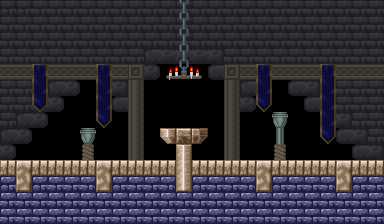

This is a level from a 2D game, rendered from its Tiled map with the project's own tilesets. A one-line summary and the complete map file follow:
An orthogonal 24x14 tile map with 16x16 px tiles, 4 tile layers (background, collision, objects, overlay), 2 tilesets.

<map version="1.0" orientation="orthogonal" renderorder="right-down" width="24" height="14" tilewidth="16" tileheight="16" nextobjectid="1">
 <properties>
  <property name="music" value="" />
  <property name="parallax1" value="small_bricks_sky_dark;0.25;0;0;0;0;0;0" />
  <property name="parallax2" value="big_columns_sky;0.5;0;0;0;0;0;0" />
  <property name="timelimit" value="60" />
 </properties>
 <tileset firstgid="1" name="tileset" tilewidth="16" tileheight="16" tilecount="2048">
  <image source="../images/tileset.png" width="512" height="1024" />
 </tileset>
 <tileset firstgid="2049" name="objects" tilewidth="16" tileheight="16" tilecount="256">
  <image source="../images/objects.png" width="256" height="256" />
 </tileset>
 <layer name="background" width="24" height="14">
  <properties>
   <property name="sortOrder" value="110" />
  </properties>
  <data encoding="csv">
1142,1142,1215,1215,1215,1215,1215,1215,1215,1215,1215,1215,1215,1215,1215,1215,1215,1215,1215,1215,1215,1215,1215,1215,
1215,1215,1215,1215,1215,1215,1215,1215,1215,1215,1215,1215,1215,1215,1215,1215,1215,1215,1215,1215,1215,1215,1215,1215,
1215,1215,1215,1215,1215,1215,1215,1215,1215,1215,1215,1215,1215,1215,1215,1215,1215,1215,1215,1215,1215,1215,1215,1215,
1215,1215,1215,1215,1215,1215,1215,1215,1215,1150,1151,1151,1151,1152,1215,1215,1215,1215,1215,1215,1215,1215,1215,1215,
920,920,1096,920,920,920,1096,920,953,1137,0,0,0,1136,953,920,1096,920,920,920,1096,920,920,920,
1215,1215,1128,1150,1137,0,1128,1152,922,0,0,0,0,0,922,1150,1128,0,1136,1152,1128,1215,1215,1215,
1215,1215,1215,1137,0,0,1128,1136,922,0,0,0,0,0,922,1137,1160,0,0,1136,1128,1215,1215,1215,
1215,1150,1137,0,0,0,1160,0,922,0,0,0,0,0,922,0,0,89,0,0,1128,1152,1215,1215,
1150,1137,0,0,0,89,0,0,922,0,0,0,0,0,922,0,0,90,0,0,1160,1136,1152,1215,
1137,0,0,0,0,121,0,0,922,0,0,0,0,0,922,0,0,121,0,0,0,0,1136,1152,
0,0,0,0,0,0,0,0,0,0,0,0,0,0,0,0,0,0,0,0,0,0,0,0,
0,0,0,0,0,0,0,0,0,0,0,0,0,0,0,0,0,0,0,0,0,0,0,0,
0,0,0,0,0,0,0,0,0,0,0,0,0,0,0,0,0,0,0,0,0,0,0,0,
0,0,0,0,0,0,0,0,0,0,0,0,0,0,0,0,0,0,0,0,0,0,0,0
</data>
 </layer>
 <layer name="collision" width="24" height="14">
  <properties>
   <property name="sortOrder" value="90" />
  </properties>
  <data encoding="csv">
0,0,0,0,0,0,0,0,0,0,0,0,0,0,0,0,0,0,0,0,0,0,0,0,
0,0,0,0,0,0,0,0,0,0,0,0,0,0,0,0,0,0,0,0,0,0,0,0,
0,0,0,0,0,0,0,0,0,0,0,0,0,0,0,0,0,0,0,0,0,0,0,0,
0,0,0,0,0,0,0,0,0,0,0,0,0,0,0,0,0,0,0,0,0,0,0,0,
0,0,0,0,0,0,0,0,0,0,0,0,0,0,0,0,0,0,0,0,0,0,0,0,
0,0,0,0,0,0,0,0,0,0,0,0,0,0,0,0,0,0,0,0,0,0,0,0,
0,0,0,0,0,0,0,0,0,0,0,0,0,0,0,0,0,0,0,0,0,0,0,0,
0,0,0,0,0,0,0,0,0,0,0,0,0,0,0,0,0,0,0,0,0,0,0,0,
0,0,0,0,0,0,0,0,0,0,1147,1148,1149,0,0,0,0,0,0,0,0,0,0,0,
0,0,0,0,0,0,0,0,0,0,0,1081,0,0,0,0,0,0,0,0,0,0,0,0,
1013,1016,1013,1013,1013,1013,1016,1013,1013,1013,1013,1113,1013,1013,1013,1013,1016,1013,1013,1013,1013,1016,1013,1013,
1077,1080,1077,1078,1078,1079,1080,1077,1078,1078,1079,1145,1077,1078,1078,1079,1080,1077,1078,1078,1079,1080,1077,1078,
1078,1078,1078,1078,1078,1078,1078,1078,1078,1078,1078,1078,1078,1078,1078,1078,1078,1078,1078,1078,1078,1078,1078,1078,
1078,1078,1078,1078,1078,1078,1078,1078,1078,1078,1078,1078,1078,1078,1078,1078,1078,1078,1078,1078,1078,1078,1078,1078
</data>
 </layer>
 <layer name="objects" width="24" height="14">
  <properties>
   <property name="sortOrder" value="100" />
  </properties>
  <data encoding="csv">
0,0,0,0,0,0,0,0,0,0,0,0,0,0,0,0,0,0,0,0,0,0,0,0,
0,0,0,0,0,0,0,0,0,0,0,0,0,0,0,0,0,0,0,0,0,0,0,0,
0,0,0,0,0,0,0,0,0,0,0,0,0,0,0,0,0,0,0,0,0,0,0,0,
0,0,0,0,0,0,0,0,0,0,0,0,0,0,0,0,0,0,0,0,0,0,0,0,
0,0,0,0,0,0,0,0,0,0,0,0,0,0,0,0,0,0,0,0,0,0,0,0,
0,0,0,0,0,0,0,0,0,0,0,0,0,0,0,0,0,0,0,0,0,0,0,0,
0,0,0,0,0,0,0,0,0,0,0,0,0,0,0,0,0,0,0,0,0,0,0,0,
0,0,0,0,0,0,0,0,0,0,0,0,0,0,0,0,0,0,0,0,0,0,0,0,
0,0,0,0,0,0,0,0,0,0,0,0,0,0,0,0,0,0,0,0,0,0,0,0,
0,0,0,0,0,0,0,0,0,0,0,0,0,0,0,0,0,0,0,0,0,0,0,0,
0,0,0,0,0,0,0,0,0,0,0,0,0,0,0,0,0,0,0,0,0,0,0,0,
0,0,0,0,0,0,0,0,0,0,0,0,0,0,0,0,0,0,0,0,0,0,0,0,
0,0,0,0,0,0,0,0,0,0,0,0,0,0,0,0,0,0,0,0,0,0,0,0,
0,0,0,0,0,0,0,0,0,0,0,0,0,0,0,0,0,0,0,0,0,0,0,0
</data>
 </layer>
 <layer name="overlay" width="24" height="14">
  <properties>
   <property name="sortOrder" value="89" />
  </properties>
  <data encoding="csv">
0,0,0,0,0,0,0,0,0,0,0,247,0,0,0,0,0,0,0,0,0,0,0,0,
0,0,0,0,0,0,0,0,0,0,0,247,0,0,0,0,0,0,0,0,0,0,0,0,
0,0,0,0,0,0,0,0,0,0,0,247,0,0,0,0,0,0,0,0,0,0,0,0,
0,0,0,0,0,0,0,0,0,0,0,247,0,0,0,0,0,0,0,0,0,0,0,0,
0,0,0,0,0,0,0,0,0,0,91,92,93,0,0,0,0,0,0,0,0,0,0,0,
0,0,0,0,0,0,0,0,0,0,0,0,0,0,0,0,0,0,0,0,0,0,0,0,
0,0,1160,0,0,0,0,0,0,0,0,0,0,0,0,0,0,0,0,0,0,0,0,0,
0,0,0,0,0,0,0,0,0,0,0,0,0,0,0,0,0,0,0,0,0,0,0,0,
0,0,0,0,0,0,0,0,0,0,0,0,0,0,0,0,0,0,0,0,0,0,0,0,
0,0,0,0,0,0,0,0,0,0,0,0,0,0,0,0,0,0,0,0,0,0,0,0,
0,0,0,0,0,0,0,0,0,0,0,0,0,0,0,0,0,0,0,0,0,0,0,0,
0,0,0,0,0,0,0,0,0,0,0,0,0,0,0,0,0,0,0,0,0,0,0,0,
0,0,0,0,0,0,0,0,0,0,0,0,0,0,0,0,0,0,0,0,0,0,0,0,
0,0,0,0,0,0,0,0,0,0,0,0,0,0,0,0,0,0,0,0,0,0,0,0
</data>
 </layer>
</map>
